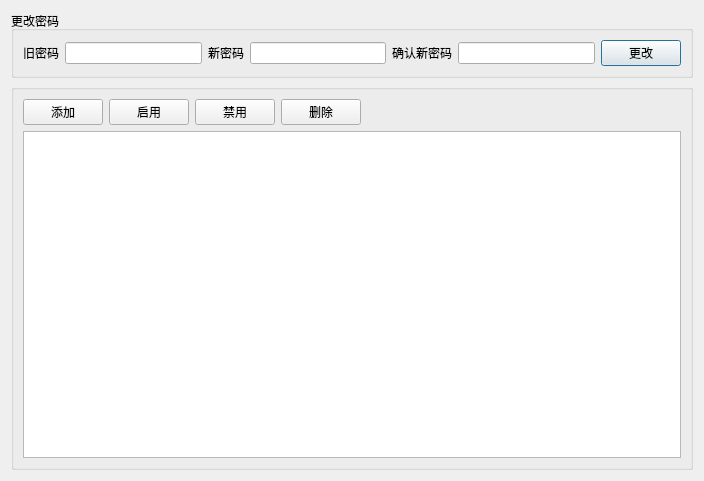
<?xml version="1.0" encoding="UTF-8"?>
<ui version="4.0">
 <class>UserManagementDialog</class>
 <widget class="QDialog" name="UserManagementDialog">
  <property name="geometry">
   <rect>
    <x>0</x>
    <y>0</y>
    <width>704</width>
    <height>481</height>
   </rect>
  </property>
  <property name="windowTitle">
   <string>用户管理</string>
  </property>
  <layout class="QGridLayout" name="gridLayout_2">
   <item row="0" column="0">
    <widget class="QGroupBox" name="groupBoxChangePassword">
     <property name="title">
      <string>更改密码</string>
     </property>
     <layout class="QGridLayout" name="gridLayoutPassword">
      <item row="0" column="0">
       <widget class="QLabel" name="labelOldPassword">
        <property name="text">
         <string>旧密码</string>
        </property>
       </widget>
      </item>
      <item row="0" column="1">
       <widget class="QLineEdit" name="lineEditOldPassword">
        <property name="echoMode">
         <enum>QLineEdit::Password</enum>
        </property>
       </widget>
      </item>
      <item row="0" column="2">
       <widget class="QLabel" name="labelNewPassword">
        <property name="text">
         <string>新密码</string>
        </property>
       </widget>
      </item>
      <item row="0" column="3">
       <widget class="QLineEdit" name="lineEditNewPassword">
        <property name="echoMode">
         <enum>QLineEdit::Password</enum>
        </property>
       </widget>
      </item>
      <item row="0" column="4">
       <widget class="QLabel" name="labelConfirmPassword">
        <property name="text">
         <string>确认新密码</string>
        </property>
       </widget>
      </item>
      <item row="0" column="5">
       <widget class="QLineEdit" name="lineEditConfirmPassword">
        <property name="echoMode">
         <enum>QLineEdit::Password</enum>
        </property>
       </widget>
      </item>
      <item row="0" column="6">
       <widget class="QPushButton" name="pushButtonChangePassword">
        <property name="text">
         <string>更改</string>
        </property>
       </widget>
      </item>
     </layout>
    </widget>
   </item>
   <item row="1" column="0">
    <widget class="QGroupBox" name="groupBox">
     <property name="title">
      <string/>
     </property>
     <layout class="QGridLayout" name="gridLayout">
      <item row="0" column="0">
       <layout class="QHBoxLayout" name="horizontalLayoutButtons">
        <item>
         <widget class="QPushButton" name="pushButtonAdd">
          <property name="sizePolicy">
           <sizepolicy hsizetype="Expanding" vsizetype="Preferred">
            <horstretch>0</horstretch>
            <verstretch>0</verstretch>
           </sizepolicy>
          </property>
          <property name="maximumSize">
           <size>
            <width>16777215</width>
            <height>34</height>
           </size>
          </property>
          <property name="text">
           <string>添加</string>
          </property>
         </widget>
        </item>
        <item>
         <widget class="QPushButton" name="pushButtonEnable">
          <property name="sizePolicy">
           <sizepolicy hsizetype="Expanding" vsizetype="Preferred">
            <horstretch>0</horstretch>
            <verstretch>0</verstretch>
           </sizepolicy>
          </property>
          <property name="maximumSize">
           <size>
            <width>16777215</width>
            <height>34</height>
           </size>
          </property>
          <property name="text">
           <string>启用</string>
          </property>
         </widget>
        </item>
        <item>
         <widget class="QPushButton" name="pushButtonDisable">
          <property name="sizePolicy">
           <sizepolicy hsizetype="Expanding" vsizetype="Preferred">
            <horstretch>0</horstretch>
            <verstretch>0</verstretch>
           </sizepolicy>
          </property>
          <property name="maximumSize">
           <size>
            <width>16777215</width>
            <height>34</height>
           </size>
          </property>
          <property name="text">
           <string>禁用</string>
          </property>
         </widget>
        </item>
        <item>
         <widget class="QPushButton" name="pushButtonDelete">
          <property name="sizePolicy">
           <sizepolicy hsizetype="Expanding" vsizetype="Preferred">
            <horstretch>0</horstretch>
            <verstretch>0</verstretch>
           </sizepolicy>
          </property>
          <property name="maximumSize">
           <size>
            <width>16777215</width>
            <height>34</height>
           </size>
          </property>
          <property name="text">
           <string>删除</string>
          </property>
         </widget>
        </item>
       </layout>
      </item>
      <item row="0" column="1">
       <spacer name="horizontalSpacer">
        <property name="orientation">
         <enum>Qt::Horizontal</enum>
        </property>
        <property name="sizeHint" stdset="0">
         <size>
          <width>162</width>
          <height>20</height>
         </size>
        </property>
       </spacer>
      </item>
      <item row="1" column="0" colspan="2">
       <widget class="QTableView" name="tableViewUsers"/>
      </item>
     </layout>
    </widget>
   </item>
  </layout>
 </widget>
 <resources/>
 <connections/>
</ui>
